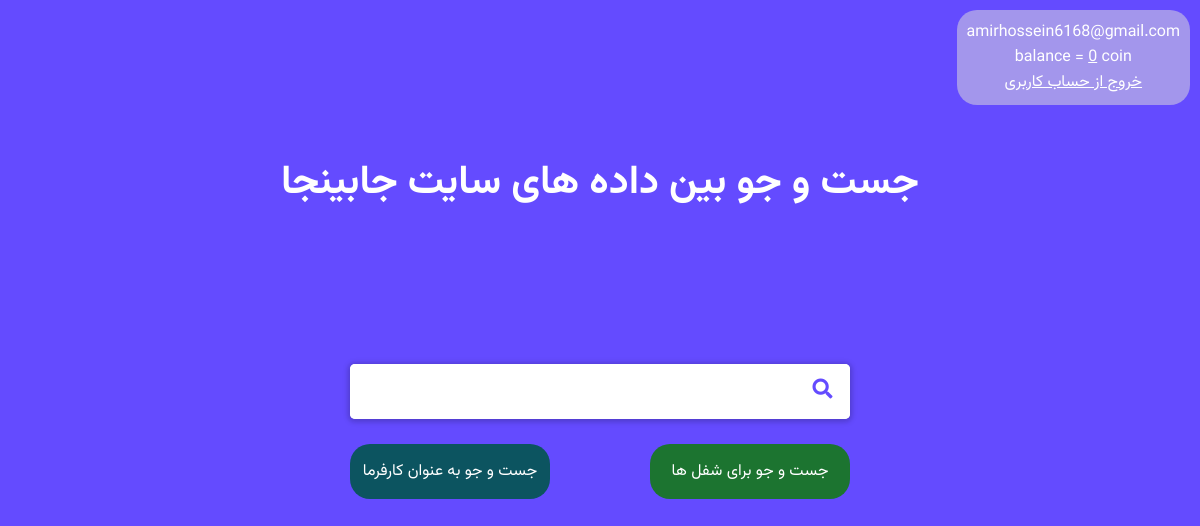
Before: / (signed in) with the older database file.
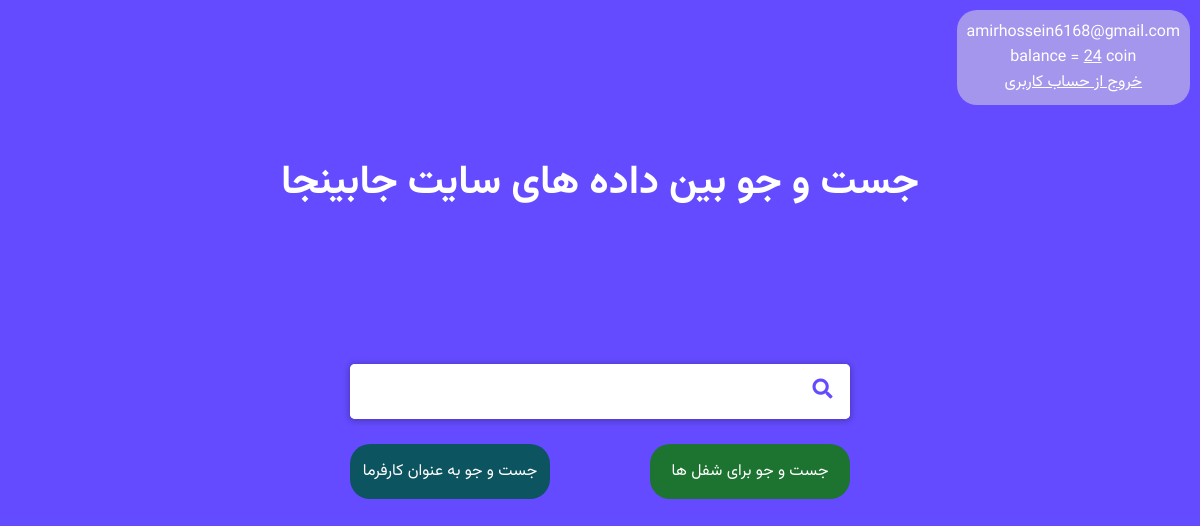
After: the same page with the newer database file.
### account_module/models/user.py (models this page shows, shortened)
class User(AbstractBaseUser, PermissionsMixin):
    email = models.EmailField(_("email address"), unique=True)
    is_staff = models.BooleanField(default=False)
    is_active = models.BooleanField(default=True)
    created_date = models.DateTimeField(auto_now_add=True)
    updated_date = models.DateTimeField(auto_now=True)
    USERNAME_FIELD = "email"
    REQUIRED_FIELDS = []
    objects = UserManager()

### account_module/models/wallet.py (models this page shows, shortened)
class Wallet(models.Model):
    user = models.ForeignKey(settings.AUTH_USER_MODEL, on_delete=models.CASCADE)
    current_balance = models.PositiveIntegerField(default=0)
    updated_date = models.DateTimeField(auto_now=True)
    created_date = models.DateTimeField(auto_now_add=True)
    class InsufficientBalance(IntegrityError):
        pass

### main_module/views.py (the view, shortened to what this page needs)
# urls.py: path("", views.SearchView.as_view(), name="search_view"),
class SearchView(View):
    def get(self, request: HttpRequest):
        form = SearchForm()
        try:
            wallet = Wallet.objects.get(user_id=request.user.id)
        except Wallet.DoesNotExist:
            wallet = None
        context = {
            "form": form,
            "wallet": wallet
        }
        return render(request, "main_module/search.html", context)

### main_module/forms.py
class SearchForm(forms.Form):
    search = forms.CharField(required=True, max_length=255)

### main_module/templates/main_module/search.html (shortened to what this page needs)
{% load static %}
<!DOCTYPE html>
<html lang="en" dir="ltr">
<head>
    <link rel="stylesheet" href="https://cdnjs.cloudflare.com/ajax/libs/font-awesome/5.15.3/css/all.min.css"/>
    <link rel="stylesheet" href="{% static 'css/style.css' %}">
</head>
<body>
<span id="user-info">
    {% if wallet is not None %}
        <p>{{ request.user.email }}</p>
        <p style="text-align: center">balance = <span
                style="text-decoration: underline">{{ wallet.current_balance }}</span> coin</p>
        <a href="{% url 'logout_view' %}">خروج از حساب کاربری</a>
    {% else %}
        <a href="{% url 'login_view' %}" class="login-warning">برای جست و جو لطفا ابتدا در حساب خود لاگین کنید</a>
    {% endif %}
</span>
<div class="main-container">
    <div>
        <h1 id="title">جست و جو بین داده های سایت جابینجا</h1>
        <div class="wrapper">
            <div class="search-input">
                <input type="text" id="search-input">
                <div class="icon"><i class="fas fa-search"></i></div>
            </div>
            <div class="search-what-btns">
                <div onclick="searchInJobseeker()" class="search-in-jobseeker">
                    جست و جو به عنوان کارفرما
                </div>
                <div onclick="searchInJob()" class="search-in-jobs">
                    جست و جو برای شفل ها
                </div>
            </div>
        </div>
    </div>
</div>
</body>
</html>

### static/css/style.css (style rules this page uses)
* { margin: 0; padding: 0; box-sizing: border-box; }
body { background: #644bff; width: 100%; min-height: 100vh; font-family: Vazirmatn, Sans-serif, Serif, Monospace, serif; }
#user-info { position: absolute; top: 10px; right: 10px; padding: 10px; background-color: #a396ec; border-radius: 20px; color: white; }
#user-info p { margin: 0; padding: 0; }
#user-info a { display: block; text-align: center; color: white; text-decoration: underline; }
.main-container { display: flex; align-items: center; justify-content: center; width: 100%; height: 100vh; }
.wrapper { max-width: 500px; margin: 150px auto; }
#title { color: white; font-size: 2.5em; direction: rtl; text-align: center; }
.wrapper .search-input { background: #fff; width: 100%; border-radius: 5px; position: relative; box-shadow: 0px 1px 5px 3px rgba(0, 0, 0, 0.12); }
.search-input input { height: 55px; width: 100%; outline: none; border: none; border-radius: 5px; padding: 0 60px 0 20px; font-size: 18px; box-shadow: 0px 1px 5px rgba(0, 0, 0, 0.1); }
.search-input .icon { position: absolute; right: 0px; top: 0px; height: 55px; width: 55px; text-align: center; line-height: 55px; font-size: 20px; color: #644bff; cursor: pointer; }
.search-what-btns { display: flex; align-items: center; justify-content: space-between; width: 100%; margin: 25px auto 0; }
.search-what-btns div { width: 40%; padding: 15px 0; cursor: pointer; text-align: center; border-radius: 20px; }
.search-in-jobseeker { background-color: #0c5460; color: white; }
.search-in-jobs { background-color: #1c7430; color: white; }

Changed rows visible on the page:
changed Wallet: current_balance "0" → "24"
